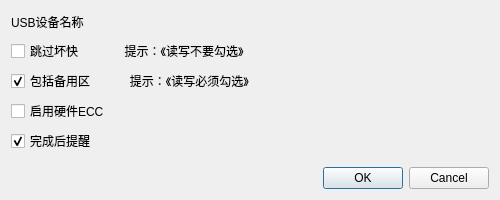
<?xml version="1.0" encoding="UTF-8"?>
<ui version="4.0">
 <class>SettingsProgrammerDialog</class>
 <widget class="QDialog" name="SettingsProgrammerDialog">
  <property name="geometry">
   <rect>
    <x>0</x>
    <y>0</y>
    <width>500</width>
    <height>200</height>
   </rect>
  </property>
  <property name="windowTitle">
   <string>编程器设置</string>
  </property>
  <layout class="QGridLayout" name="gridLayout_2">
   <item row="0" column="0">
    <layout class="QGridLayout" name="gridLayout">
     <item row="3" column="0">
      <widget class="QCheckBox" name="enableHwEccCheckBox">
       <property name="text">
        <string>启用硬件ECC</string>
       </property>
      </widget>
     </item>
     <item row="1" column="0">
      <widget class="QCheckBox" name="skipBBCheckBox">
       <property name="text">
        <string>跳过坏快              提示：《读写不要勾选》</string>
       </property>
       <property name="checked">
        <bool>false</bool>
       </property>
      </widget>
     </item>
     <item row="2" column="0">
      <widget class="QCheckBox" name="incSpareCheckBox">
       <property name="text">
        <string>包括备用区            提示：《读写必须勾选》</string>
       </property>
       <property name="checked">
        <bool>true</bool>
       </property>
      </widget>
     </item>
     <item row="5" column="0">
      <spacer name="verticalSpacer">
       <property name="orientation">
        <enum>Qt::Vertical</enum>
       </property>
       <property name="sizeHint" stdset="0">
        <size>
         <width>20</width>
         <height>40</height>
        </size>
       </property>
      </spacer>
     </item>
     <item row="6" column="0">
      <widget class="QDialogButtonBox" name="buttonBox">
       <property name="orientation">
        <enum>Qt::Horizontal</enum>
       </property>
       <property name="standardButtons">
        <set>QDialogButtonBox::Cancel|QDialogButtonBox::Ok</set>
       </property>
      </widget>
     </item>
     <item row="4" column="0">
      <widget class="QCheckBox" name="enableAlertCheckBox">
       <property name="text">
        <string>完成后提醒</string>
       </property>
       <property name="checked">
        <bool>true</bool>
       </property>
      </widget>
     </item>
     <item row="0" column="0">
      <layout class="QHBoxLayout" name="horizontalLayout">
       <item>
        <widget class="QLabel" name="usbDevNameLabel">
         <property name="sizePolicy">
          <sizepolicy hsizetype="Preferred" vsizetype="Fixed">
           <horstretch>0</horstretch>
           <verstretch>0</verstretch>
          </sizepolicy>
         </property>
         <property name="text">
          <string>USB设备名称</string>
         </property>
        </widget>
       </item>
       <item>
        <widget class="ClickComboBox" name="portInfoListBox" native="true">
         <property name="sizePolicy">
          <sizepolicy hsizetype="Expanding" vsizetype="Fixed">
           <horstretch>0</horstretch>
           <verstretch>0</verstretch>
          </sizepolicy>
         </property>
         <property name="minimumSize">
          <size>
           <width>100</width>
           <height>22</height>
          </size>
         </property>
        </widget>
       </item>
      </layout>
     </item>
    </layout>
   </item>
  </layout>
 </widget>
 <customwidgets>
  <customwidget>
   <class>ClickComboBox</class>
   <extends>QWidget</extends>
   <header>clickcombobox.h</header>
   <container>1</container>
  </customwidget>
 </customwidgets>
 <resources/>
 <connections>
  <connection>
   <sender>buttonBox</sender>
   <signal>accepted()</signal>
   <receiver>SettingsProgrammerDialog</receiver>
   <slot>accept()</slot>
   <hints>
    <hint type="sourcelabel">
     <x>248</x>
     <y>254</y>
    </hint>
    <hint type="destinationlabel">
     <x>157</x>
     <y>274</y>
    </hint>
   </hints>
  </connection>
  <connection>
   <sender>buttonBox</sender>
   <signal>rejected()</signal>
   <receiver>SettingsProgrammerDialog</receiver>
   <slot>reject()</slot>
   <hints>
    <hint type="sourcelabel">
     <x>316</x>
     <y>260</y>
    </hint>
    <hint type="destinationlabel">
     <x>286</x>
     <y>274</y>
    </hint>
   </hints>
  </connection>
 </connections>
</ui>
